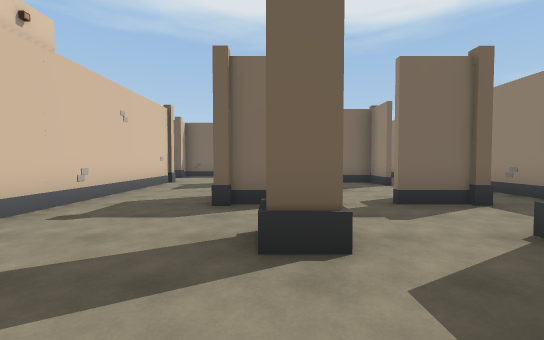
View 1 (above)

24 first-person views from a walk through a Unity game level. The camera is 1.5 m above the floor, tilts 2° down and sees 90° across. The floor is counted in squares, 2 m on a side. Each view is taken from the middle of a square. On the plan, view 1 faces up. The plan holds only what a view shows up to about 10 squares ahead; the rest is blank. The place goes on beyond the plan. The player is left out.

View 2
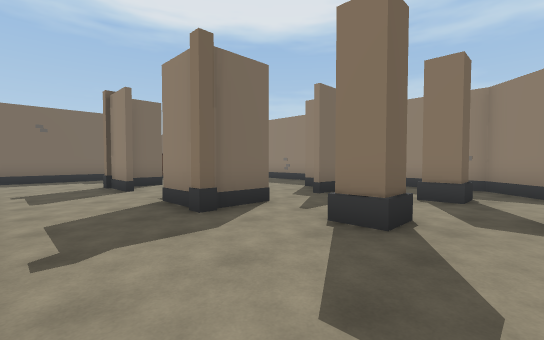

View 3
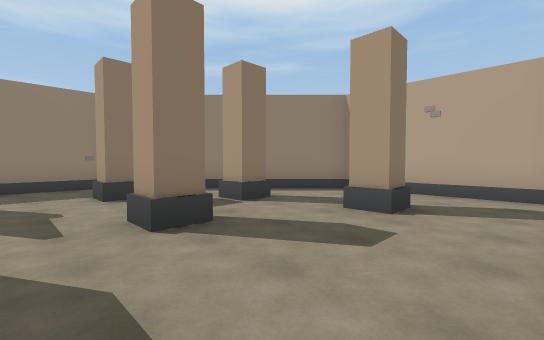

View 4
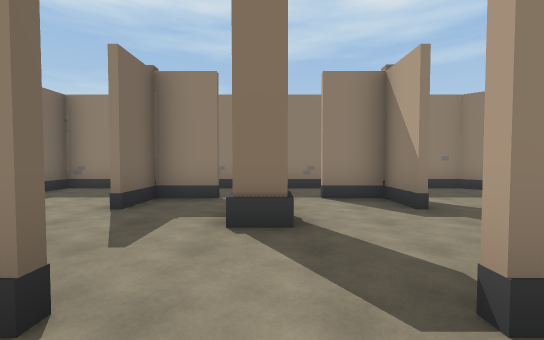

View 5
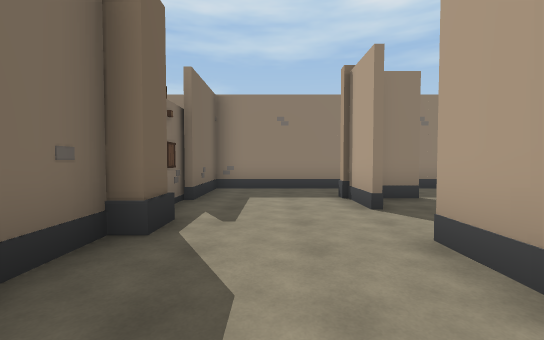

View 6
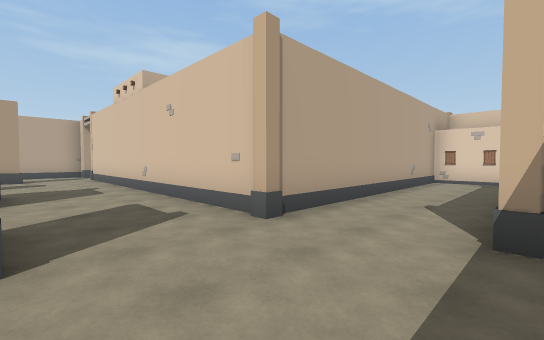

View 7
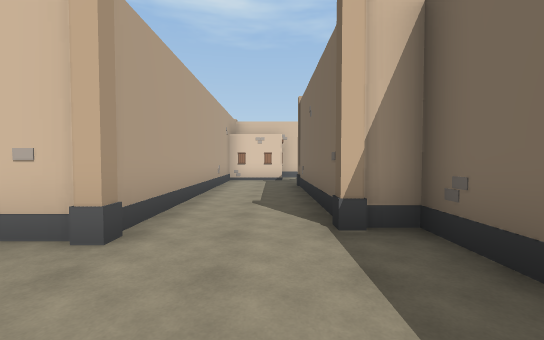

View 8
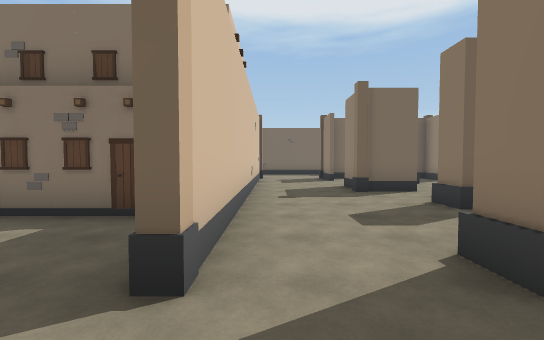

View 9
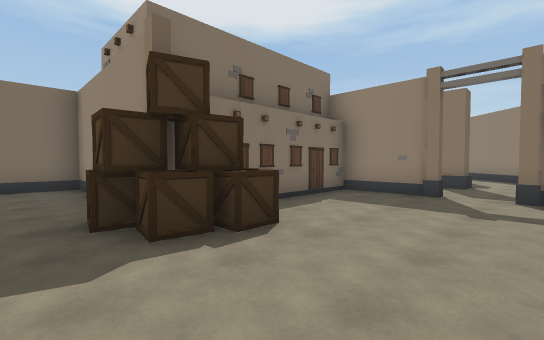

View 10
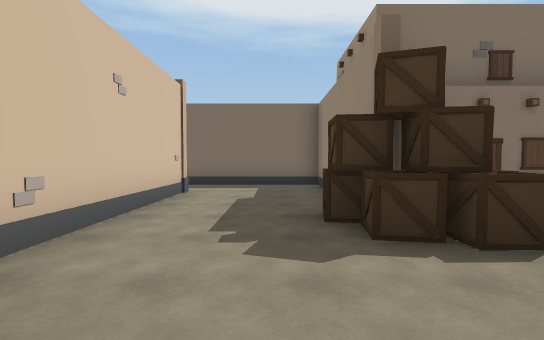

View 11
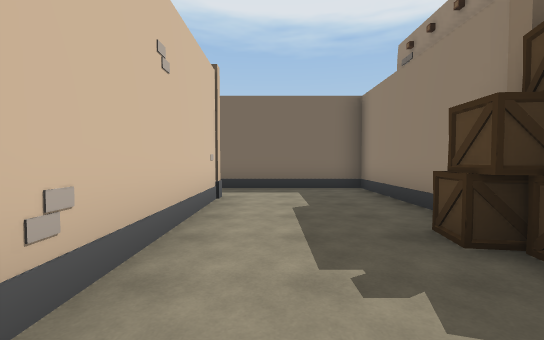

View 12
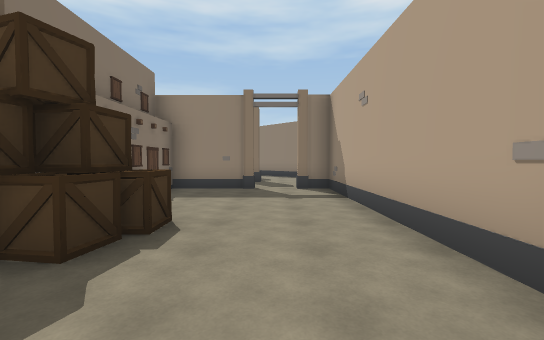

View 13
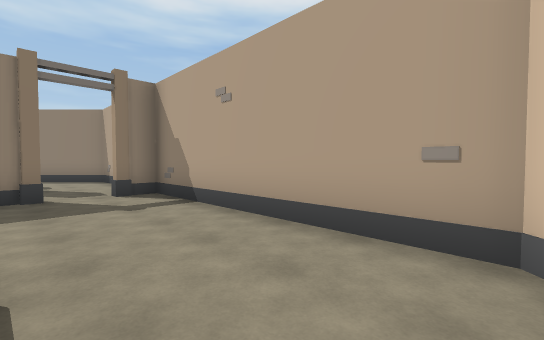

View 14
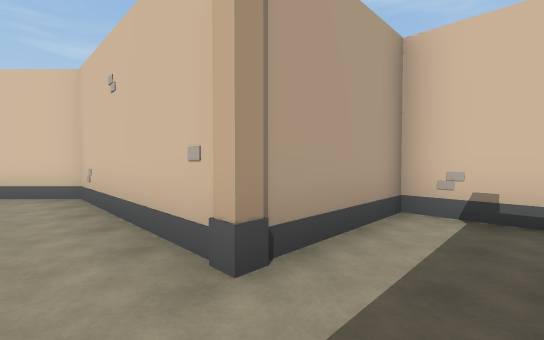

View 15
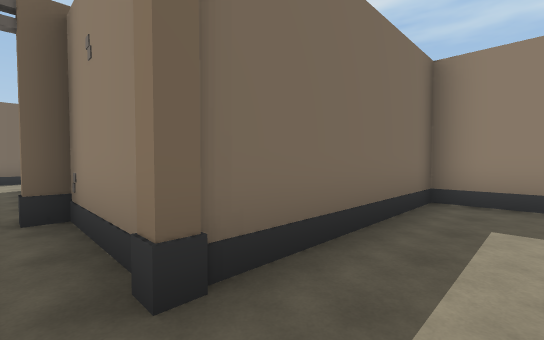

View 16
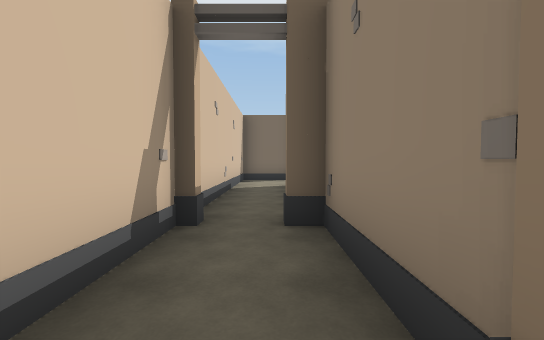

View 17
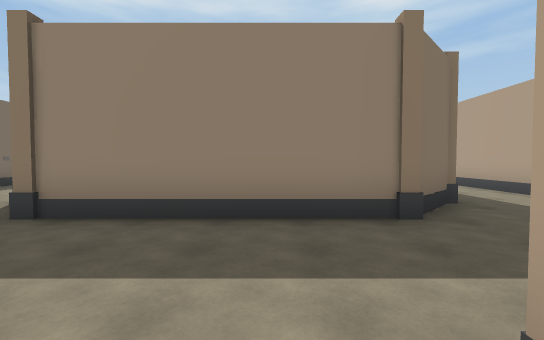

View 18
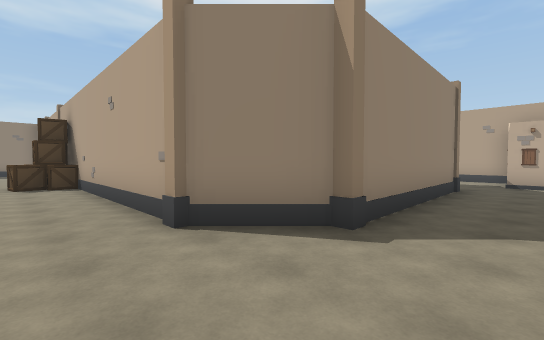

View 19
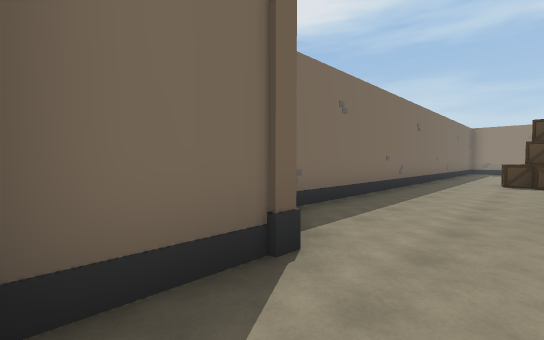

View 20
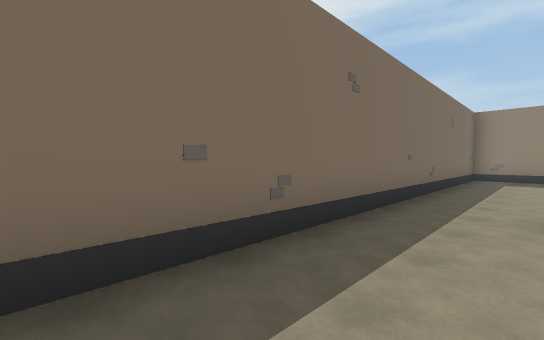

View 21
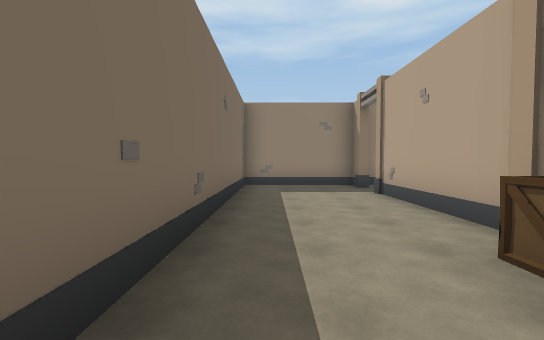

View 22
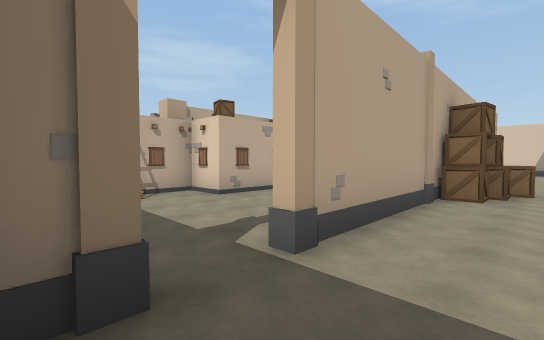

View 23
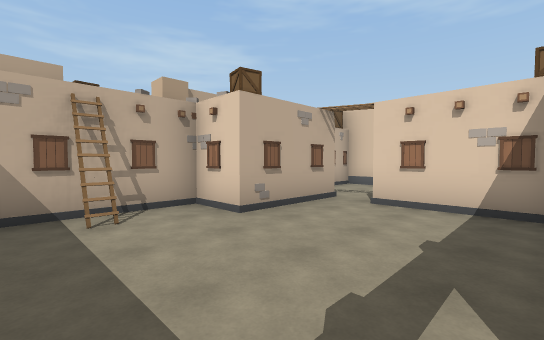

View 24
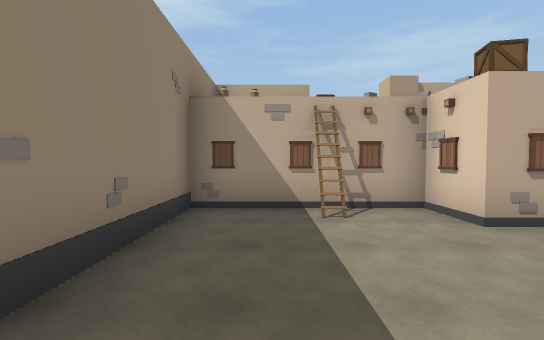

### Floor plan
Key: @ floor where view 1 was taken; # wall or solid block; x gap in a wall; . floor; O other object.
Columns run from 15 left of view 1 to 6 right of it. Each row starts with its distance up from view 1.
 23      O###OO###OO####
 22   ###...............O#
 21   ..........O........#
 20   ..........OOO......#
 19    ...O###    O ##O.O
 18    ..         #......#
 17  # ..#        #.....O#
 16  ....#        ###....#
 15 #....#           .#..#
 14  . ..       O       #
 13  . ..#     OO#####OO
 12  . ...######........O#
 11 #.O#.................#
 10  .  .................#
  9 OxO #######O..##..#..#
  8 #.#        #........O#
  7 #.O#####   #....#....#
  6 #......#   #........O#
  5 #......#   O..##..#..#
  4 ###O...OOOO .........#
  3    #...#.O.#.........#
  2    #.. ##O#O......#..#
  1    #..OO...#........#
  0    #.......O..#@...#
 -1    #..............#
 -2     #......#.....#
 -3      ######O ####

Positions as (right, up) in squares from view 1, and headings:
1: (0, 0), facing up
2: (-3, 1), facing up-right
3: (-3, 4), facing down-right
4: (-2, 7), facing right
5: (-2, 11), facing right
6: (-1, 12), facing down-left
7: (-1, 11), facing left
8: (-3, -2), facing up
9: (-10, -2), facing up-right
10: (-10, -2), facing up
11: (-11, -1), facing up
12: (-11, -1), facing right
13: (-10, 0), facing down-right
14: (-11, 6), facing down-left
15: (-14, 5), facing up-right
16: (-14, 6), facing up
17: (-14, 15), facing right
18: (-12, 21), facing down-right
19: (-13, 20), facing up-right
20: (-7, 21), facing up-right
21: (-3, 22), facing right
22: (5, 21), facing down-left
23: (4, 19), facing down-left
24: (4, 19), facing down
